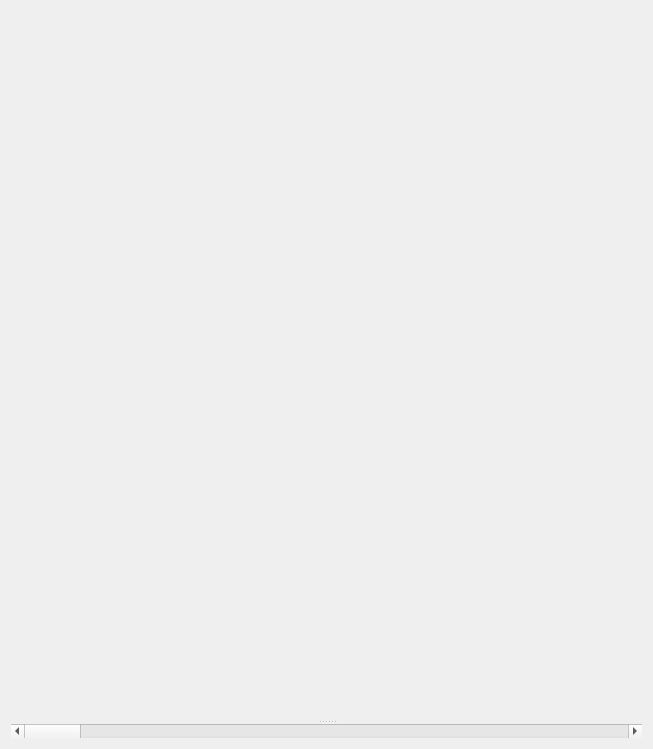
<?xml version="1.0" encoding="UTF-8"?>
<ui version="4.0">
 <class>Form</class>
 <widget class="QWidget" name="Form">
  <property name="geometry">
   <rect>
    <x>0</x>
    <y>0</y>
    <width>653</width>
    <height>749</height>
   </rect>
  </property>
  <property name="sizePolicy">
   <sizepolicy hsizetype="Preferred" vsizetype="Preferred">
    <horstretch>0</horstretch>
    <verstretch>1</verstretch>
   </sizepolicy>
  </property>
  <property name="windowTitle">
   <string>Form</string>
  </property>
  <layout class="QVBoxLayout" name="verticalLayout">
   <item>
    <widget class="QSplitter" name="splitter">
     <property name="orientation">
      <enum>Qt::Vertical</enum>
     </property>
     <widget class="QWidget" name="widget" native="true">
      <property name="sizePolicy">
       <sizepolicy hsizetype="Expanding" vsizetype="Preferred">
        <horstretch>0</horstretch>
        <verstretch>3</verstretch>
       </sizepolicy>
      </property>
     </widget>
     <widget class="QScrollBar" name="horizontalScrollBar">
      <property name="sizePolicy">
       <sizepolicy hsizetype="Preferred" vsizetype="Fixed">
        <horstretch>4</horstretch>
        <verstretch>0</verstretch>
       </sizepolicy>
      </property>
      <property name="orientation">
       <enum>Qt::Horizontal</enum>
      </property>
     </widget>
    </widget>
   </item>
  </layout>
 </widget>
 <resources/>
 <connections/>
</ui>
